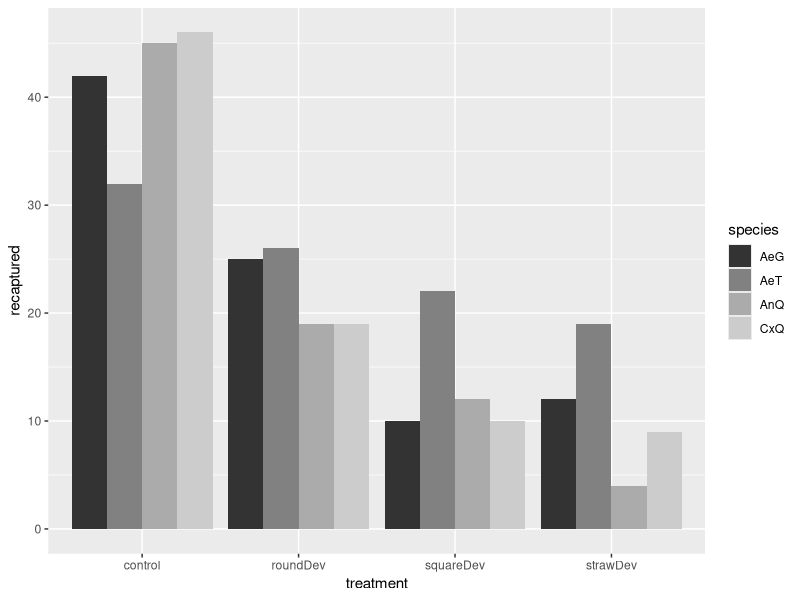
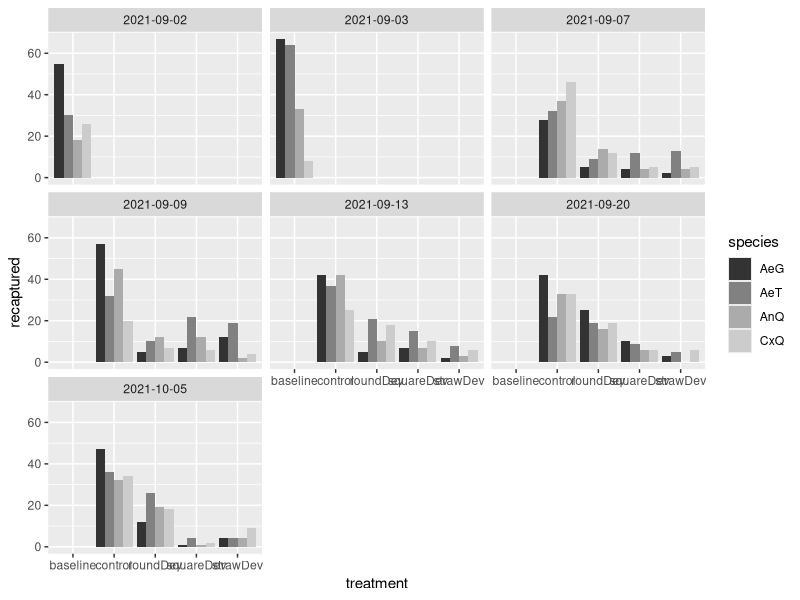

These charts were generated, in order, by the following R code: (Note: this script raises an error after producing the figures.)
library(tidyverse)
library(readxl)
baseline <- read_excel("FreeFlyerDataTwoManTentsNewEntranceDevices.xlsx", sheet = "BASELINE")
exp1 <- read_excel("FreeFlyerDataTwoManTentsNewEntranceDevices.xlsx", sheet = "9_7_21")
exp2 <- read_excel("FreeFlyerDataTwoManTentsNewEntranceDevices.xlsx", sheet = "9_9_21")
exp3 <- read_excel("FreeFlyerDataTwoManTentsNewEntranceDevices.xlsx", sheet = "9_13_21")
exp4 <- read_excel("FreeFlyerDataTwoManTentsNewEntranceDevices.xlsx", sheet = "9_20_21")
exp5 <- read_excel("FreeFlyerDataTwoManTentsNewEntranceDevices.xlsx", sheet = "10_5_21")



df <- full_join(baseline, exp1)
df <- full_join(df, exp2)
df <- full_join(df, exp3)
df <- full_join(df, exp4)
df <- full_join(df, exp5)
df %>% 
  filter(treatment != "baseline") %>% 
  filter(Location != 'SE_2_east') %>% 
  ggplot(aes(treatment, recaptured, fill = species)) +
  geom_bar(position = 'dodge', stat = "identity") + 
  
  scale_fill_grey() 

df %>% 
  ggplot(aes(treatment, recaptured, fill = species)) +
  geom_bar(position = 'dodge', stat = 'identity') + 
  facet_wrap(~date) + 
  scale_fill_grey() 

df %>% 
  ggplot(aes(date, recaptured, fill = species)) +
  geom_bar(position = 'dodge', stat = 'identity') + 
  facet_grid(.~Location) + 
  scale_fill_grey() + 
  scale_x_date(date_labels = "%m/%d", breaks = "1 day")
  

df$date <- as.Date(df$date)

df %>% 
  filter(treatment != "baseline") %>% 
  filter(Location != 'SE_2_east')


